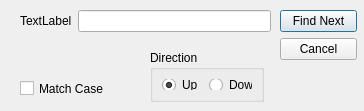
<?xml version="1.0" encoding="UTF-8"?>
<ui version="4.0">
 <class>find_dialog</class>
 <widget class="QDialog" name="find_dialog">
  <property name="geometry">
   <rect>
    <x>0</x>
    <y>0</y>
    <width>364</width>
    <height>111</height>
   </rect>
  </property>
  <property name="windowTitle">
   <string>Dialog</string>
  </property>
  <widget class="QGroupBox" name="groupBox">
   <property name="geometry">
    <rect>
     <x>150</x>
     <y>50</y>
     <width>114</width>
     <height>52</height>
    </rect>
   </property>
   <property name="title">
    <string>Direction</string>
   </property>
   <layout class="QVBoxLayout" name="verticalLayout_2">
    <item>
     <layout class="QHBoxLayout" name="horizontalLayout">
      <item>
       <widget class="QRadioButton" name="radioButton">
        <property name="text">
         <string>Up</string>
        </property>
        <property name="checked">
         <bool>true</bool>
        </property>
       </widget>
      </item>
      <item>
       <widget class="QRadioButton" name="radioButton_2">
        <property name="text">
         <string>Down</string>
        </property>
       </widget>
      </item>
     </layout>
    </item>
   </layout>
  </widget>
  <widget class="QCheckBox" name="checkBox">
   <property name="geometry">
    <rect>
     <x>20</x>
     <y>80</y>
     <width>91</width>
     <height>17</height>
    </rect>
   </property>
   <property name="text">
    <string>Match Case</string>
   </property>
  </widget>
  <widget class="QWidget" name="layoutWidget">
   <property name="geometry">
    <rect>
     <x>20</x>
     <y>10</y>
     <width>251</width>
     <height>22</height>
    </rect>
   </property>
   <layout class="QHBoxLayout" name="horizontalLayout_2">
    <item>
     <widget class="QLabel" name="label">
      <property name="text">
       <string>TextLabel</string>
      </property>
     </widget>
    </item>
    <item>
     <widget class="QLineEdit" name="lineEdit"/>
    </item>
   </layout>
  </widget>
  <widget class="QWidget" name="layoutWidget">
   <property name="geometry">
    <rect>
     <x>280</x>
     <y>10</y>
     <width>77</width>
     <height>71</height>
    </rect>
   </property>
   <layout class="QVBoxLayout" name="verticalLayout">
    <item>
     <widget class="QPushButton" name="findnextbutton">
      <property name="text">
       <string>Find Next</string>
      </property>
     </widget>
    </item>
    <item>
     <widget class="QPushButton" name="cancelbutton">
      <property name="text">
       <string>Cancel</string>
      </property>
     </widget>
    </item>
    <item>
     <spacer name="verticalSpacer">
      <property name="orientation">
       <enum>Qt::Vertical</enum>
      </property>
      <property name="sizeHint" stdset="0">
       <size>
        <width>20</width>
        <height>40</height>
       </size>
      </property>
     </spacer>
    </item>
   </layout>
  </widget>
 </widget>
 <resources/>
 <connections/>
</ui>
